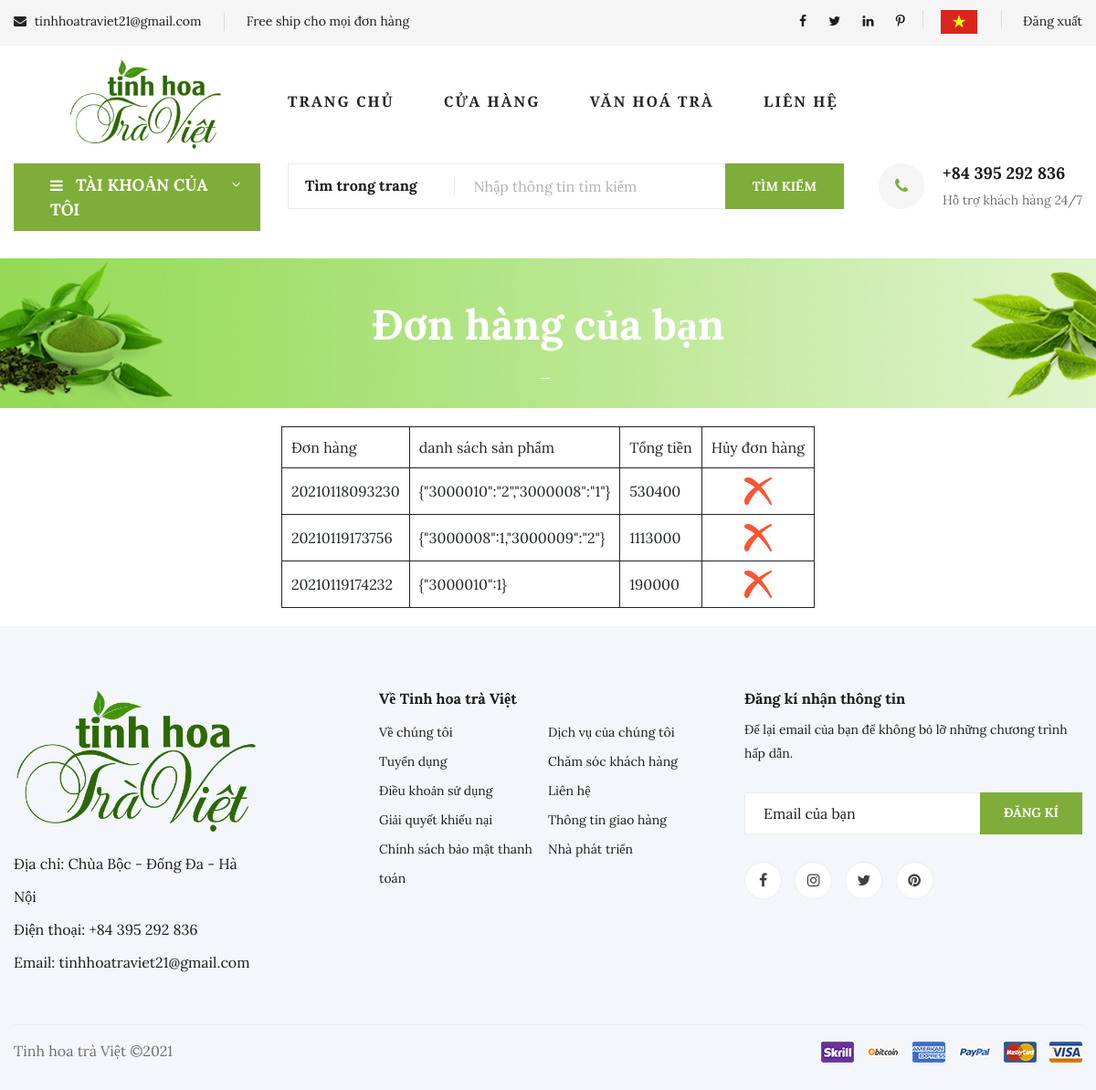
/don_hang_da_dat.php (signed in), run on the app's committed database.
### tables this page shows
CREATE TABLE `tbl_hoa_don_ban` (
  `ma_HDB` double NOT NULL,
  `sdt_dki_nguoi_dung` varchar(10) NOT NULL,
  `danh_sach_san_pham` longtext NOT NULL CHECK (json_valid(`danh_sach_san_pham`)),
  `ngay_ban` datetime NOT NULL DEFAULT current_timestamp(),
  `loi_nhan` text DEFAULT NULL,
  `tong_tien` float NOT NULL,
  `ten` text NOT NULL,
  `ho_ten_dem` text NOT NULL,
  `ten_duong` text NOT NULL,
  `so_nha` text NOT NULL,
  `tinh_thanh_pho` text NOT NULL,
  `quan_huyen` text NOT NULL,
  `phuong_xa` text NOT NULL,
  `dien_thoai` varchar(10) NOT NULL,
  `email` text NOT NULL
);

### don_hang_da_dat.php (the view, shortened to what this page needs)
<?php
session_start(); include './config.php';
?>
<!DOCTYPE html>
<html lang="zxx">
<head>
    <link rel="stylesheet" href="css/bootstrap.min.css" type="text/css">
    <link rel="stylesheet" href="css/font-awesome.min.css" type="text/css">
    <link rel="stylesheet" href="css/elegant-icons.css" type="text/css">
    <link rel="stylesheet" href="css/nice-select.css" type="text/css">
    <link rel="stylesheet" href="css/jquery-ui.min.css" type="text/css">
    <link rel="stylesheet" href="css/owl.carousel.min.css" type="text/css">
    <link rel="stylesheet" href="css/slicknav.min.css" type="text/css">
    <link rel="stylesheet" href="css/style.css" type="text/css">
</head>
<body>
    <header class="header">
        <div class="header__top">
            <div class="container">
                <div class="row">
                    <div class="col-lg-6">
                        <div class="header__top__left">
                            <ul>
                                <li><i class="fa fa-envelope"></i> tinhhoatraviet21@gmail.com</li>
                                <li>Free ship cho mọi đơn hàng</li>
                            </ul>
                        </div>
                    </div>
                    <div class="col-lg-6">
                        <div class="header__top__right">
                            <div class="header__top__right__social">
                                <a href="#"><i class="fa fa-facebook"></i></a>
                                <a href="#"><i class="fa fa-twitter"></i></a>
                                <a href="#"><i class="fa fa-linkedin"></i></a>
                                <a href="#"><i class="fa fa-pinterest-p"></i></a>
                            </div>
                            <div class="header__top__right__language">
                                <img src="img/VietNam.png" alt="" style="width: 40px">
                            </div>
                            <div class="header__top__right__auth">
                                <?php
                                    if(isset($_SESSION['da_dang_nhap']))
                                    {
                                ;?>
                                        <a href="./dang_xuat.php">Đăng xuất</a>
                                <?php
                                    }
                                    else
                                    {
                                ;?>
                                        <a href="./dang_ky.php">Đăng nhập</a>
                                <?php
                                    }
                                ;?>
                            </div>
                        </div>
                    </div>
                </div>
            </div>
        </div>
        <div class="container">
            <div class="row">
                <div class="col-lg-3">
                    <div class="header__logo">
                        <a href="./index.php"><img src="img/logo.png" alt=""></a>
                    </div>
                </div>
                <div class="col-lg-6">
                    <nav class="header__menu">
                        <ul>
                            <li><a href="./index.php">Trang chủ</a></li>
                            <li><a href="./shop-grid.php">Cửa hàng</a></li>
                            <li><a href="./blog.php">Văn hoá trà</a></li>
                            <li><a href="./contact.php">Liên hệ</a></li>
                        </ul>
                    </nav>
                </div>
                <div class="col-lg-3">
                    <div class="header__cart">
                    </div>
                </div>
            </div>
        </div>
    </header>
    <section class="hero hero-normal">
        <div class="container">
            <div class="row">
                <div class="col-lg-3">
                    <div class="hero__categories">
                        <div class="hero__categories__all">
                            <i class="fa fa-bars"></i>
                            <span>TÀI KHOẢN CỦA TÔI</span>
                        </div>
                    </div>
                </div>
                <div class="col-lg-9">
                    <div class="hero__search">
                        <div class="hero__search__form">
                            <form action="./shop-grid.php" method="GET">
                                <div class="hero__search__categories">
                                    Tìm trong trang
                                </div>
                                <input type="text" name="search" value="<?=isset($_GET['search']) ? $_GET['search'] : ""?>" placeholder="Nhập thông tin tìm kiếm">
                                <button type="submit" class="site-btn">Tìm kiếm</button>
                            </form>
                        </div>
                        <div class="hero__search__phone">
                            <div class="hero__search__phone__icon">
                                <i class="fa fa-phone"></i>
                            </div>
                            <div class="hero__search__phone__text">
                                <h5>+84 395 292 836</h5>
                                <span>Hỗ trợ khách hàng 24/7</span>
                            </div>
                        </div>
                    </div>
                </div>
            </div>
        </div>
    </section>
    <section class="breadcrumb-section set-bg" data-setbg="img/nen_trang.png" style="width: auto; height: auto;">
        <div class="container">
            <div class="row">
                <div class="col-lg-12 text-center">
                    <div class="breadcrumb__text">
                        <h2>Đơn hàng của bạn</h2>
                        <div class="breadcrumb__option">
                        </div>
                    </div>
                </div>
            </div>
        </div>
    </section>
        <center>
                <table>
                    <tr>
                        <td>Đơn hàng</td>
                        <td>danh sách sản phẩm</td>
                        <td>Tổng tiền</td>
                        <td>Hủy đơn hàng</td>
                    </tr>
                <?php
                    $sdt = $_SESSION['sdt'];
                    $sql="SELECT * FROM tbl_hoa_don_ban
                          where sdt_dki_nguoi_dung='".$sdt."'";
                    $noi_dung=mysqli_query($con,$sql);
                    while($row=mysqli_fetch_array($noi_dung))
                    {
                ;?>
                <tr>
                    <td><?php echo $row['ma_HDB'] ?></td>
                    <td><?php echo $row['danh_sach_san_pham'] ?></td>
                    <td><?php echo $row['tong_tien'] ?></td>
                    <td><center><a href="./don_hang_da_dat.php?id_delete=<?php echo $row['ma_HDB'] ?>" title='Hủy' onclick="return confirm('Bạn chắc chắn muốn hủy?')"><img src="./img/icon_delete.jpg" style="width: 30px; height: auto; text-align: center;"></a></center></td>
                </tr>
                <?php }; ?>
                </table>
                </center>
    <footer class="footer spad">
        <div class="container">
            <div class="row">
                <div class="col-lg-3 col-md-6 col-sm-6">
                    <div class="footer__about">
                        <div class="footer__about__logo">
                            <a href="./index.php"><img src="img/logo.png" alt=""></a>
                        </div>
                        <ul>
                            <li>Địa chỉ: Chùa Bộc - Đống Đa - Hà Nội</li>
                            <li>Điện thoại: +84 395 292 836</li>
                            <li>Email: tinhhoatraviet21@gmail.com</li>
                        </ul>
                    </div>
                </div>
                <div class="col-lg-4 col-md-6 col-sm-6 offset-lg-1">
                    <div class="footer__widget">
                        <h6>Về Tinh hoa trà Việt</h6>
                        <ul>
                            <li><a href="#">Về chúng tôi</a></li>
                            <li><a href="#">Tuyển dụng</a></li>
                            <li><a href="#">Điều khoản sử dụng</a></li>
                            <li><a href="#">Giải quyết khiếu nại</a></li>
                            <li><a href="#">Chính sách bảo mật thanh toán</a></li>
                        </ul>
                        <ul>
                            <li><a href="#">Dịch vụ của chúng tôi</a></li>
                            <li><a href="#">Chăm sóc khách hàng</a></li>
                            <li><a href="#">Liên hệ</a></li>
                            <li><a href="#">Thông tin giao hàng</a></li>
                            <li><a href="#">Nhà phát triển</a></li>
                        </ul>
                    </div>
                </div>
                <div class="col-lg-4 col-md-12">
                    <div class="footer__widget">
                        <h6>Đăng kí nhận thông tin</h6>
                        <p>Để lại email của bạn để không bỏ lỡ những chương trình hấp dẫn.</p>
                        <form action="#">
                            <input type="text" placeholder="Email của bạn">
                            <button type="submit" class="site-btn">Đăng kí</button>
                        </form>
                        <div class="footer__widget__social">
                            <a href="#"><i class="fa fa-facebook"></i></a>
                            <a href="#"><i class="fa fa-instagram"></i></a>
                            <a href="#"><i class="fa fa-twitter"></i></a>
                            <a href="#"><i class="fa fa-pinterest"></i></a>
                        </div>
                    </div>
                </div>
            </div>
            <div class="row">
                <div class="col-lg-12">
                    <div class="footer__copyright">
                        <div class="footer__copyright__text"><p>
  Tinh hoa trà Việt &copy;<script>document.write(new Date().getFullYear());</script>
  </p></div>
                        <div class="footer__copyright__payment"><img src="img/payment-item.png" alt=""></div>
                    </div>
                </div>
            </div>
        </div>
    </footer>
</body>
</html>

### don_hang_da_dat.php (style rules this page uses)
table, tr, td { border: 1px solid; border-collapse: collapse; padding: 10px; margin-bottom: 20px; margin-top: 20px; }

### data on the page
tbl_hoa_don_ban: ma_HDB "20210118093230", danh_sach_san_pham "{\"3000010\":\"2\",\"3000008\":\"1\"}", tong_tien "530400"
tbl_hoa_don_ban: ma_HDB "20210119173756", danh_sach_san_pham "{\"3000008\":1,\"3000009\":\"2\"}", tong_tien "1113000"
tbl_hoa_don_ban: ma_HDB "20210119174232", danh_sach_san_pham "{\"3000010\":1}", tong_tien "190000"
